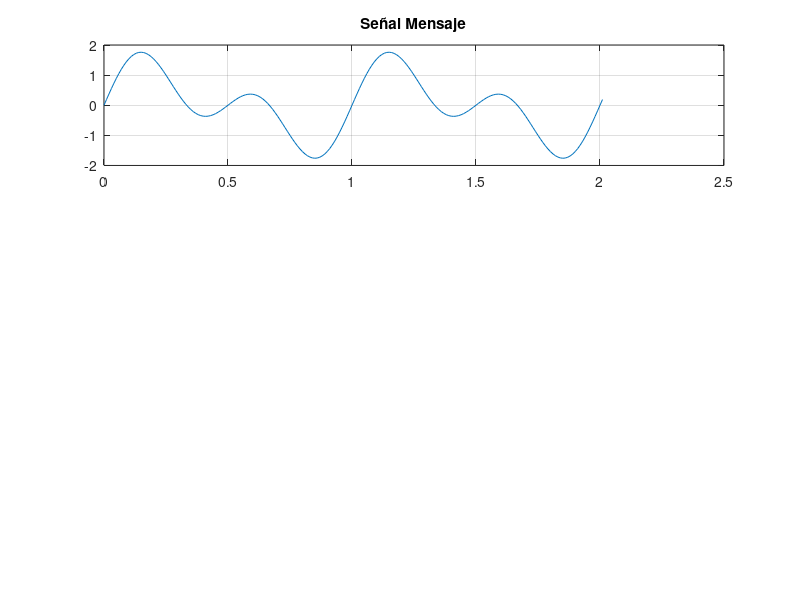

Here is the MATLAB script that generated this plot: (Note: this script raises an error after producing the figure.)
clc;
clear;
close all;
Fs = 100; % Frecuencia de muestreo
Fc = 10; % Frecuencia de portadora
t = (0:2*Fs+1)'/Fs;

mens = sin(2*pi*t) + sin(4*pi*t);
subplot(3,1,1)
plot(t,mens)
grid
title('Señal Mensaje')

fasedesv = pi/2; % Desviación de fase

mod = pmmod(mens,Fc,Fs,fasedesv); % Modulada
subplot(3,1,2)
plot(t,mod)
grid
title('Señal Modulada en PM')

dem = pmdemod(mod,Fc,Fs,fasedesv); % Demodulada.
subplot(3,1,3)
plot(t,dem)
grid
title('Señal Demodulada')

figure;
plot(t,mens,'k-',t,dem,'g-');
legend('Señal Original','Señal Recuperada');
grid